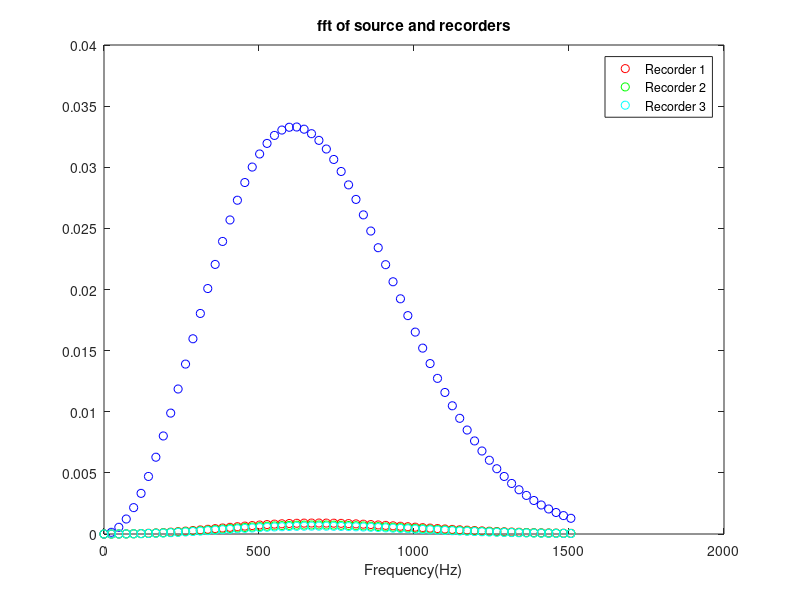
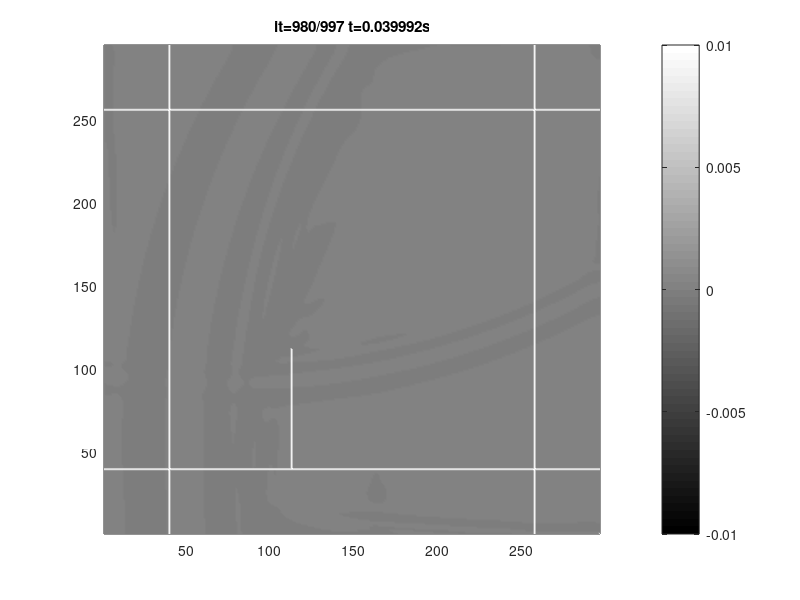

The MATLAB script that drew these images, in order: (Note: this script raises an error after producing the figures.)
function return_args=thin_wall(ifshow,k_max,m,fp,if_free)
if nargin<1
    close all
    clc
    ifshow=1;
    fp=68*9;
    k_max=2085*fp/200;
    m=3;
    if_free=1;
end
%% INITIALIZATION OF GRID AND SIMULATING PARAMETERS
c=340;          % Speed of sound
lp=c/fp;        % Associated wavelength with peak frequency
md=2;           % dr=md/fp
d=1.0;          % d distance in exercise (in m)
dx=c/fp/20;     % Spatial discretisation step, at least 20 samples
                % per wavelength
nd=ceil(d/dx);  % number of grids in d.
if mod(nd,2)==1 % nd should be even, because nd/2 is needed.
    nd=nd+1;
end
dx=d/nd;             % Recalculate dx
dy=dx;               % Same grid in x,y
np=lp/dx;            % Does not need to be integer
nx=6*nd+2+1;         % Number of cells in x direction
ny=6*nd+1;           % Number of cells in y direction
npml=40;             % Number of cells in PML
xdim=nx-2+2*npml;    % Total number of columns
ydim=ny-2+2*npml;    % Total number of rows
cn=1/sqrt(2);
dt=cn*dx/c/sqrt(2);  % Time step
cdtdx=c*dt/dx;       % c * dt / dx. Needed for ricker wavelet
nt=round(2*md/(fp*dt)+...
         sqrt(xdim^2+ydim^2)/cdtdx);%Number of time steps
%%% FFT INITIALIZATIONS
fmax=1/(2*dt);       % Maximum frequency in fft
NFFT=2^nextpow2(nt);
disp(['fp=',num2str(fp),' d=',num2str(d),' m'])
disp(['nx=',num2str(nx),' dx=',num2str(dx),' nt=',num2str(nt)])
%% OTHER INITIALIZATIONS
col_s=npml+nd;       % X location of source
row_s=npml+ny-1-nd/2;% Y location of source
col_r1=col_s+2*nd+2; % X location of recorder1
col_r2=col_r1+nd;    % X location of recorder2
col_r3=col_r2+nd;    % X location of recorder3
source=arrayfun(@(it)ricker_wavelet(cdtdx,np,it,md),1:nt);
r1=zeros(nt,1);      % Recorder1 Pre alocation
r2=r1;               % Recorder2 Pre alocation
r3=r2;               % Recorder3 Pre alocation
fft_source=fft(source,NFFT)/nt; 
f=fmax*linspace(0,1,NFFT/2+1)';
f=f(f<2.5*fp);
fft_source=abs(fft_source(1:length(f)))';
if ifshow
    figure(1)% to show the fft of source
    plot(f,2*fft_source,'bo')
    xlabel('Frequency(Hz)')
    title('fft of source and recorders')
end
% Defining the fields
ox=zeros(ydim,xdim);
oy=ox;
p=ox;
px=spalloc(ydim,xdim,2*npml*ydim+(nx-2)*2*npml);
py=px; % px and py are sparse. They fit around p.
% Frame is just made to better see the boundaries and source
% Frame is prealocated for more elements that actually needed.
frame=sparse(ydim,xdim,3*ydim+3*xdim);
frame(npml,:)=1;frame(ny+npml-1,:)=1;
frame(:,npml)=1;frame(:,nx+npml-1)=1;
frame(npml+ny-2*nd-1:npml+ny-1,npml+2*nd+1)=1;
%% INITIALIZING THE DAMPING MATRICES
% Starting out with the ox and oy...
KO_x=spalloc(ydim,xdim,(2*npml-1)*ydim);
KO_y=spalloc(ydim,xdim,npml*xdim);
dpml=npml-0.5;%maximum length of PML
dist=(0.5:1:dpml);%All Os have 0.5 offset.
base_damp=repmat(k_max*(dist'/dpml).^m,1,xdim);
KO_y(1:npml,:)=flipud(base_damp);%Top PML - OY
KO_y(end-npml+2:end,:)=base_damp(1:end-1,:); % Bottom PML - OY
base_damp=repmat(k_max*(dist/npml).^m,ydim,1);%needed for Ox
KO_x(:,end-npml+1:end)=base_damp;%right part of Ox
% The left part of Ox has 1 element less
KO_x(:,1:npml-1)=fliplr(base_damp(:,1:end-1));
% Now calculating the damping matrices for p.
KP_x=spalloc(ydim,xdim,2*npml*ydim);
KP_y=spalloc(ydim,xdim,2*npml*ydim);
dist=(0:npml-1);% Here there is no offset.
base_damp=repmat(k_max*(dist'/dpml).^m,1,xdim);
KP_y(end-npml+1:end,:)=base_damp;
KP_y(1:npml,:)=flipud(base_damp);
base_damp=repmat(k_max*(dist/dpml).^m,ydim,1);%needed for px
KP_x(:,1:npml)=fliplr(base_damp);
KP_x(:,end-npml+1:end)=base_damp;
% Construction of some needed constant matrices in update equations.
KO_x_o=(1-KO_x*dt/2)./(1+KO_x*dt/2);%Multiplied by previous ox
KO_x_p=dt/dx./(1+KO_x*dt/2);%Multiplied by p.
KO_y_o=(1-KO_y*dt/2)./(1+KO_y*dt/2);%Multiplied by previous oy
KO_y_p=dt/dy./(1+KO_y*dt/2);%Multiplied by p.
KP_x_o=c^2*dt/dx./(1+KP_x*dt/2);
KP_x_p=(1-KP_x*dt/2)./(1+KP_x*dt/2);
KP_y_o=c^2*dt/dy./(1+KP_y*dt/2);
KP_y_p=(1-KP_y*dt/2)./(1+KP_y*dt/2);
%% TIME STEPPING ITERATION
if ifshow;
    figure(2);
end
display='it=0/nt t=0.000000';
fprintf(display)
for it=1:nt
    t=(it-1)*dt;
    fprintf(repmat('\b',1,length(display)))
    display=sprintf('it=%d/%d t=%.6fs',it,nt,t);
    fprintf(display);
    p(row_s,col_s)=p(row_s,col_s)+source(it);
    r1(it)=p(row_s,col_r1);
    r2(it)=p(row_s,col_r2);
    r3(it)=p(row_s,col_r3);
    
    % Update Equations
    ox=fin_diff([p+px+py,zeros(ydim,1)],ox,'x',KO_x_p,KO_x_o);
    oy=fin_diff([zeros(1,xdim);p+px+py],oy,'y',KO_y_p,KO_y_o);
    p=fin_diff([ox(:,1),ox],px+p,'x',KP_x_o,KP_x_p);

    px(:,[1:npml,nx+npml-1:end])=p(:,[1:npml,nx+npml-1:end]);
    px([1:npml,ny+npml-1:end],:)=p([1:npml,ny+npml-1:end],:);
    p(:,[1:npml,nx+npml-1:end])=0;
    p([1:npml,ny+npml-1:end],:)=0;
    
    p=fin_diff([oy;zeros(1,xdim)],py+p,'y',KP_y_o,KP_y_p);
    
    py(:,[1:npml,nx+npml-1:end])=p(:,[1:npml,nx+npml-1:end]); %#ok<*SPRIX>
    py([1:npml,ny+npml-1:end],:)=p([1:npml,ny+npml-1:end],:); %#ok<SPRIX>
    p(:,[1:npml,nx+npml-1:end])=0;
    p([1:npml,ny+npml-1:end],:)=0;
    
    % Boundries
    if ~if_free
        p (npml+ny-2*nd-1:npml+ny-1,npml+2*nd+1)=0; % Thin wall
        p (npml+ny-1,:)=0;  % Ground
        px(npml+ny-1,:)=0;
        py(npml+ny-1,:)=0;
    end
  
    if ifshow && mod(it,20)==0;
        pcolor(flipud(p+px+py+frame));
        colormap('gray')
        shading interp
        caxis([-.01 .01])
        colorbar
        xlim([1 xdim])
        ylim([1 ydim])
        title(display)
        getframe(); 
    end
end
fprintf('\n')
%% POST PROCESSING
return_args=struct('f',0,'r1',0,'r2',0,'r3',0,'E',0);

% Calculate remaining energy
ox=ox(npml:end-npml+1,npml:end-npml+1);
oy=oy(npml:end-npml+1,npml:end-npml+1);
energy=sum(sum(ox.^2+oy.^2));
return_args.E=energy;

% Calculate fft
fft_r1=fft(r1,NFFT)/nt;
fft_r2=fft(r2,NFFT)/nt;
fft_r3=fft(r3,NFFT)/nt;
fft_r1=abs(fft_r1(1:length(f)));
fft_r2=abs(fft_r2(1:length(f)));
fft_r3=abs(fft_r3(1:length(f)));
% Plot FFT of recorders if requested
if ifshow
    figure(1);%Back to fft plot
    hold on
    h1=plot(f,2*fft_r1,'ro');
    h2=plot(f,2*fft_r2,'go');
    h3=plot(f,2*fft_r3,'co');
    legend([h1,h2,h3],'Recorder 1','Recorder 2','Recorder 3','Location',...
           'NorthEast')
end
% Fit curve using spline
ft=fittype('splineinterp');
opts=fitoptions(ft);
opts.Normalize = 'on';
[f,fft_r1]=prepareCurveData(f,fft_r1);
[f,fft_r2]=prepareCurveData(f,fft_r2);
[f,fft_r3]=prepareCurveData(f,fft_r3);
[f,fft_source]=prepareCurveData(f,fft_source);
fit_r1=fit(f,fft_r1,ft,opts);
fit_r2=fit(f,fft_r2,ft,opts);
fit_r3=fit(f,fft_r3,ft,opts);
fit_source=fit(f,fft_source,ft,opts);
if ifshow
    figure(1);%Back to fft plot
    hold on
    plot(f,2*fit_r1(f),'r');
    plot(f,2*fit_r2(f),'g');
    plot(f,2*fit_r3(f),'c');
end
f=linspace(0.5*fp,1.5*fp,101);
f=f(1:end-1);
return_args.f=f;
return_args.r1=fit_r1(f)./fit_source(f);
return_args.r2=fit_r2(f)./fit_source(f);
return_args.r3=fit_r3(f)./fit_source(f);
end

function value=ricker_wavelet(cdtdx,np,it,md)
    value=pi^2*(cdtdx*it/np-md)^2;
    value=(1-2*value)*exp(-value);
end

function b=fin_diff(a,b,direction,scale_a,scale_b)
    switch direction
      case 'x'
        cols=1:size(b,2);
        b=full(scale_b.*b-scale_a.*(a(:,cols+1)-a(:,cols)));
      case 'y'
        rows=1:size(b,1);
        b=full(scale_b.*b-scale_a.*(a(rows,:)-a(rows+1,:)));
    end
end
